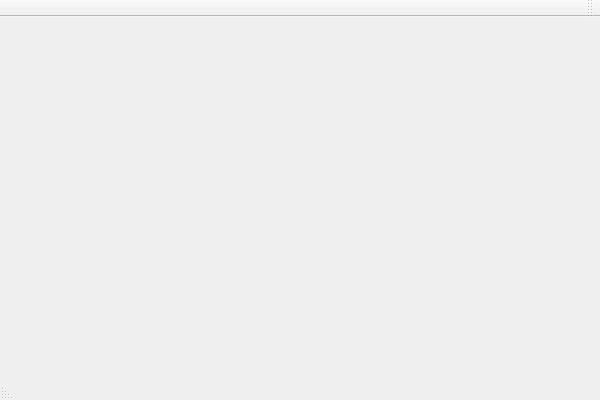
<?xml version="1.0" encoding="UTF-8"?>
<ui version="4.0">
 <class>CargoLoadingClass</class>
 <widget class="QMainWindow" name="CargoLoadingClass">
  <property name="geometry">
   <rect>
    <x>0</x>
    <y>0</y>
    <width>600</width>
    <height>400</height>
   </rect>
  </property>
  <property name="windowTitle">
   <string>CargoLoading</string>
  </property>
  <property name="layoutDirection">
   <enum>Qt::RightToLeft</enum>
  </property>
  <widget class="QWidget" name="centralWidget"/>
  <widget class="QMenuBar" name="menuBar">
   <property name="geometry">
    <rect>
     <x>0</x>
     <y>0</y>
     <width>600</width>
     <height>21</height>
    </rect>
   </property>
  </widget>
  <widget class="QToolBar" name="mainToolBar">
   <property name="layoutDirection">
    <enum>Qt::RightToLeft</enum>
   </property>
   <attribute name="toolBarArea">
    <enum>TopToolBarArea</enum>
   </attribute>
   <attribute name="toolBarBreak">
    <bool>false</bool>
   </attribute>
  </widget>
  <widget class="QStatusBar" name="statusBar"/>
 </widget>
 <layoutdefault spacing="6" margin="11"/>
 <resources>
  <include location="cargoloading.qrc"/>
 </resources>
 <connections/>
</ui>
